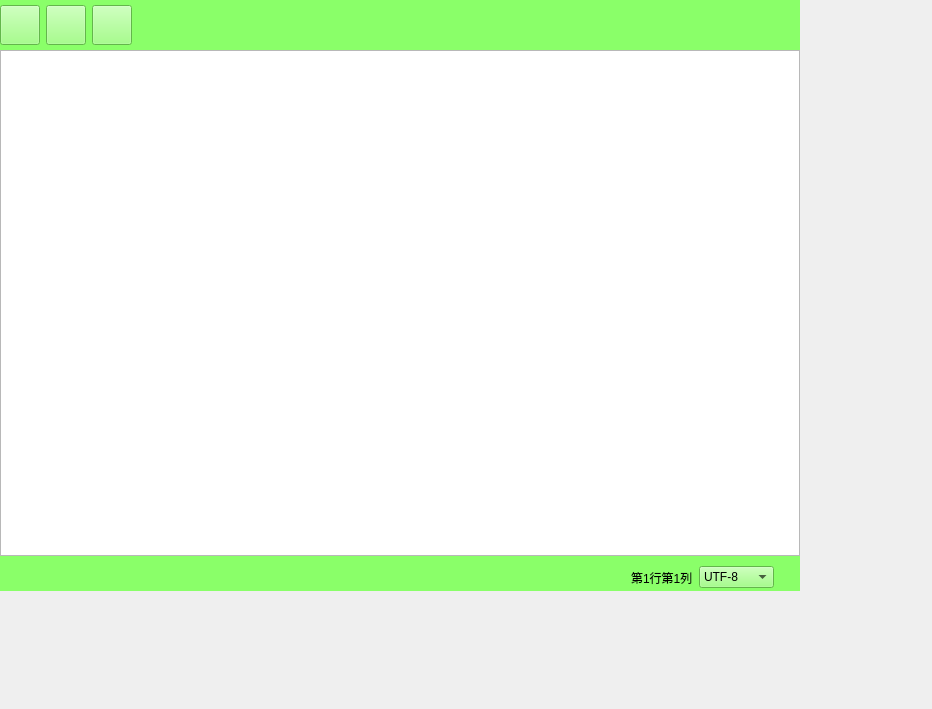
<?xml version="1.0" encoding="UTF-8"?>
<ui version="4.0">
 <class>Widget</class>
 <widget class="QWidget" name="Widget">
  <property name="geometry">
   <rect>
    <x>0</x>
    <y>0</y>
    <width>932</width>
    <height>709</height>
   </rect>
  </property>
  <property name="windowTitle">
   <string>记事本</string>
  </property>
  <property name="windowIcon">
   <iconset resource="res.qrc">
    <normaloff>:/icon/jishiben.png</normaloff>:/icon/jishiben.png</iconset>
  </property>
  <widget class="QWidget" name="layoutWidget">
   <property name="geometry">
    <rect>
     <x>0</x>
     <y>0</y>
     <width>801</width>
     <height>591</height>
    </rect>
   </property>
   <layout class="QVBoxLayout" name="verticalLayout">
    <property name="spacing">
     <number>0</number>
    </property>
    <property name="rightMargin">
     <number>1</number>
    </property>
    <item>
     <widget class="QWidget" name="widgetButtons" native="true">
      <property name="minimumSize">
       <size>
        <width>0</width>
        <height>50</height>
       </size>
      </property>
      <property name="styleSheet">
       <string notr="true">background-color: rgb(138, 255, 105);</string>
      </property>
      <widget class="QWidget" name="layoutWidget">
       <property name="geometry">
        <rect>
         <x>0</x>
         <y>0</y>
         <width>781</width>
         <height>51</height>
        </rect>
       </property>
       <layout class="QHBoxLayout" name="LayoutButtons">
        <item>
         <widget class="QPushButton" name="dakai">
          <property name="minimumSize">
           <size>
            <width>40</width>
            <height>40</height>
           </size>
          </property>
          <property name="styleSheet">
           <string notr="true">QPushButton {border-image: url(:/icon/dakai1.png);}
QPushButton:hover {border-image: url(:/icon/dakai2.png);}
QPushButton:pressed {border-image: url(:/icon/dakai3.png);}</string>
          </property>
          <property name="text">
           <string/>
          </property>
         </widget>
        </item>
        <item>
         <widget class="QPushButton" name="baocun">
          <property name="minimumSize">
           <size>
            <width>40</width>
            <height>40</height>
           </size>
          </property>
          <property name="styleSheet">
           <string notr="true">QPushButton {border-image: url(:/icon/baocun1.png);}
QPushButton:hover {border-image: url(:/icon/baocun2.png);}
QPushButton:pressed {border-image: url(:/icon/baocun3.png);}</string>
          </property>
          <property name="text">
           <string/>
          </property>
         </widget>
        </item>
        <item>
         <widget class="QPushButton" name="guanbi">
          <property name="minimumSize">
           <size>
            <width>40</width>
            <height>40</height>
           </size>
          </property>
          <property name="styleSheet">
           <string notr="true">QPushButton {border-image: url(:/icon/guanbi1.png);}
QPushButton:hover {border-image: url(:/icon/guanbi2.png);}
QPushButton:pressed {border-image: url(:/icon/guanbi3.png);}</string>
          </property>
          <property name="text">
           <string/>
          </property>
         </widget>
        </item>
        <item>
         <spacer name="horizontalSpacer">
          <property name="orientation">
           <enum>Qt::Horizontal</enum>
          </property>
          <property name="sizeHint" stdset="0">
           <size>
            <width>40</width>
            <height>20</height>
           </size>
          </property>
         </spacer>
        </item>
       </layout>
      </widget>
     </widget>
    </item>
    <item>
     <widget class="MyTextEdit" name="shurukuang"/>
    </item>
    <item>
     <widget class="QWidget" name="widgetBottom" native="true">
      <property name="minimumSize">
       <size>
        <width>0</width>
        <height>35</height>
       </size>
      </property>
      <property name="layoutDirection">
       <enum>Qt::LeftToRight</enum>
      </property>
      <property name="styleSheet">
       <string notr="true">background-color: rgb(138, 255, 105);</string>
      </property>
      <widget class="QWidget" name="layoutWidget">
       <property name="geometry">
        <rect>
         <x>33</x>
         <y>10</y>
         <width>761</width>
         <height>23</height>
        </rect>
       </property>
       <layout class="QHBoxLayout" name="horizontalLayout">
        <item>
         <spacer name="horizontalSpacer_2">
          <property name="orientation">
           <enum>Qt::Horizontal</enum>
          </property>
          <property name="sizeHint" stdset="0">
           <size>
            <width>40</width>
            <height>20</height>
           </size>
          </property>
         </spacer>
        </item>
        <item>
         <widget class="QLabel" name="hanglie">
          <property name="text">
           <string>第1行第1列</string>
          </property>
         </widget>
        </item>
        <item>
         <widget class="QComboBox" name="comboBox">
          <item>
           <property name="text">
            <string>UTF-8</string>
           </property>
          </item>
          <item>
           <property name="text">
            <string>UTF-16</string>
           </property>
          </item>
          <item>
           <property name="text">
            <string>GBK</string>
           </property>
          </item>
          <item>
           <property name="text">
            <string>ANSI</string>
           </property>
          </item>
          <item>
           <property name="text">
            <string>GB2312</string>
           </property>
          </item>
         </widget>
        </item>
        <item>
         <spacer name="horizontalSpacer_3">
          <property name="orientation">
           <enum>Qt::Horizontal</enum>
          </property>
          <property name="sizeType">
           <enum>QSizePolicy::Fixed</enum>
          </property>
          <property name="sizeHint" stdset="0">
           <size>
            <width>20</width>
            <height>20</height>
           </size>
          </property>
         </spacer>
        </item>
       </layout>
      </widget>
     </widget>
    </item>
   </layout>
  </widget>
 </widget>
 <customwidgets>
  <customwidget>
   <class>MyTextEdit</class>
   <extends>QTextEdit</extends>
   <header>mytextedit.h</header>
  </customwidget>
 </customwidgets>
 <resources>
  <include location="res.qrc"/>
 </resources>
 <connections/>
</ui>
